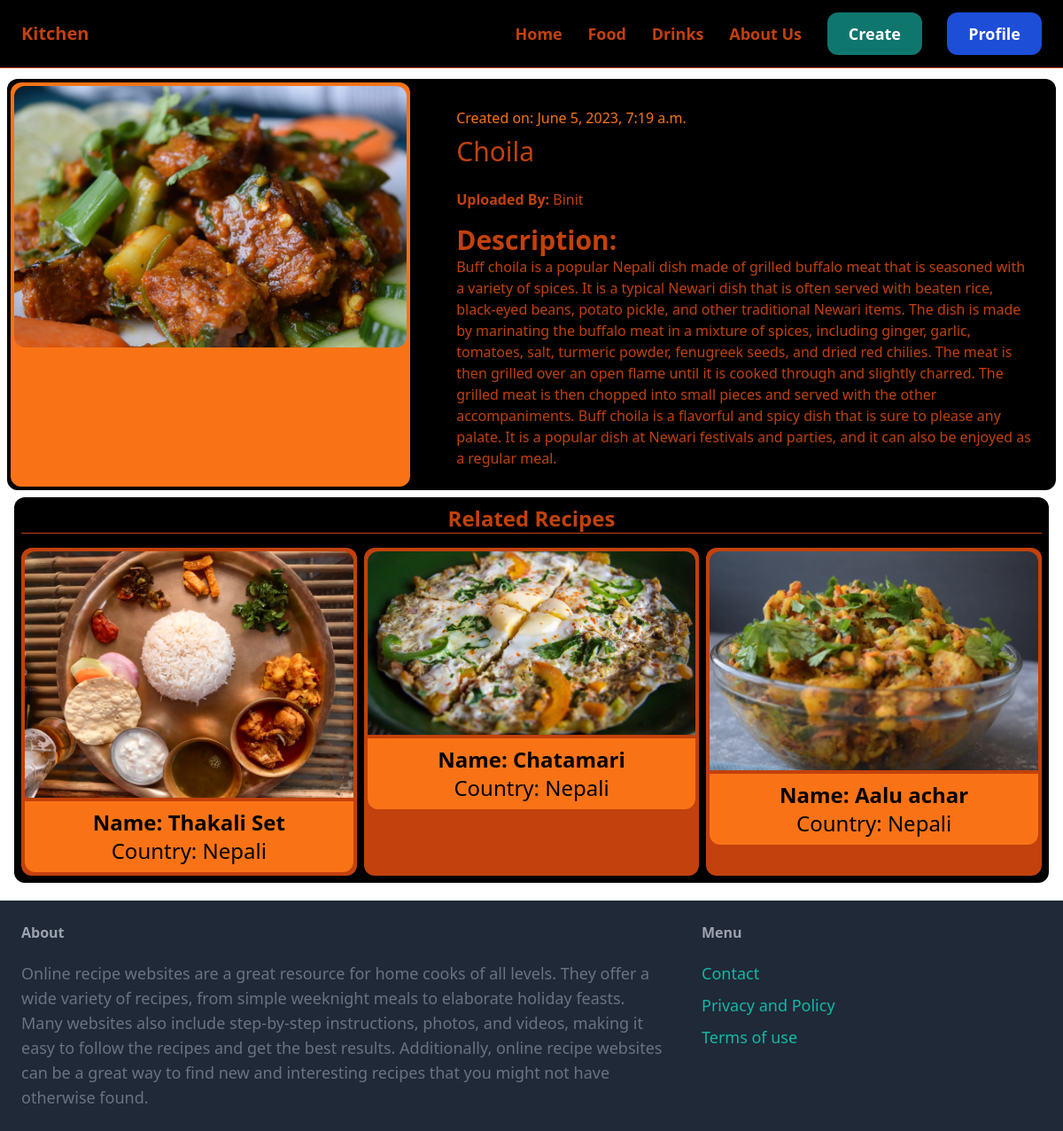
The app's page /items/6/ (signed in) with its own data.
### item/models.py (models this page shows, shortened)
class Item(models.Model):
    category = models.ForeignKey(Category, related_name='items', on_delete=models.CASCADE)
    name = models.CharField(max_length=255)
    description = models.TextField(blank=True, null = True)
    image = models.ImageField(upload_to='item_images', blank=True, null=True)
    created_by = models.ForeignKey(User,related_name='item', on_delete=models.CASCADE)
    created_at = models.DateTimeField(auto_now_add=True)
    ingredient = models.TextField(blank=True, null = True)
    process = models.TextField(blank=True, null = True)

class Category(models.Model):
    name = models.CharField(max_length=255)
    class Meta:
        ordering = ('name',)
        verbose_name_plural = 'Categories'
    def __str__ (self):
        return self.name

### item/views.py (the view)
# urls.py: path('<int:pk>/', views.detail, name='detail'),
def detail(request, pk):
    item = get_object_or_404(Item, pk=pk)
    related_items = Item.objects.filter(category=item.category).exclude(pk=pk)
    return render(request, 'item/detail.html', {
        'item' : item,
        'related_items' : related_items
    })

### item/templates/item/detail.html (shortened to what this page needs)
{% extends 'main/base.html' %}
{% block content %}
    <div class="grid grid-cols-5 gap-6 bg-black rounded-xl">
        <div class="col-span-2 bg-orange-500 p-1 rounded-xl m-1">
            <img src="{{ item.image.url }}" class="rounded-xl">
        </div>
        <div class="col-span-3 p-6  ">
            <h6 class="mt-2 mb-2 text-orange-500"> Created on: {{ item.created_at }} </h6>
            <h1 class="mb-6 text-3xl text-orange-700 hover:text-orange-500 ">{{ item.name }} </h1>
            <p class="text-orange-700"><strong> Uploaded By:</strong> {{ item.created_by }} </p>
            {% if item.description %}
                <p class="text-orange-700 mt-4 "> <strong class="text-3xl"> Description:</strong> <br> {{ item.description }} </p>
            {% endif %}
        </div>
    </div>
    <div class="p-2 m-2 bg-black text-center text-2xl w-4/4 rounded-xl">
            <h2 class="border-b  border-orange-700 text-orange-700"><strong>Related Recipes</strong></h2>
            <div class="grid grid-cols-3 gap-2 mt-4 bg-black rounded-xl">
                {% for item in related_items %}
                <div class=" bg-orange-700 p-1 rounded-xl">
                    <a href="{% url 'item:detail' item.id %}">
                        <div >
                            <img src="{{ item.image.url }}" class=" rounded-t-xl " style="width:100%">
                        </div>
                        <div class="p-2 rounded-b-xl bg-orange-500 mt-1 ">
                            <h4 class="text-semibold "><strong>Name: {{ item.name }}</strong> </h4>
                            <p class="text-semibold ">Country: {{ item.category }} </p>
                        </div>
                    </a>
                </div>
                {% endfor %}
            </div>
        </div>
{% endblock %}

### records on screen
Item: image (picture), created_at "June 5, 2023, 7:19 a.m.", name "Choila", created_by "Binit", description "Buff choila is a popular Nepali dish made of grilled buffalo meat that is seasoned with a variety of spices. It is a typical Newari dish that is often served with beaten rice, black-eyed beans, potato pickle, and other traditional Newari items. The dish is made by marinating the buffalo meat in a mixture of spices, including ginger, garlic, tomatoes, salt, turmeric powder, fenugreek seeds, and dried red chilies. The meat is then grilled over an open flame until it is cooked through and slightly charred. The grilled meat is then chopped into small pieces and served with the other accompaniments. Buff choila is a flavorful and spicy dish that is sure to please any palate. It is a popular dish…"
Item: image (picture), name "Thakali Set", category "Nepali"
Item: image (picture), name "Chatamari", category "Nepali"
Item: image (picture), name "Aalu achar", category "Nepali"
